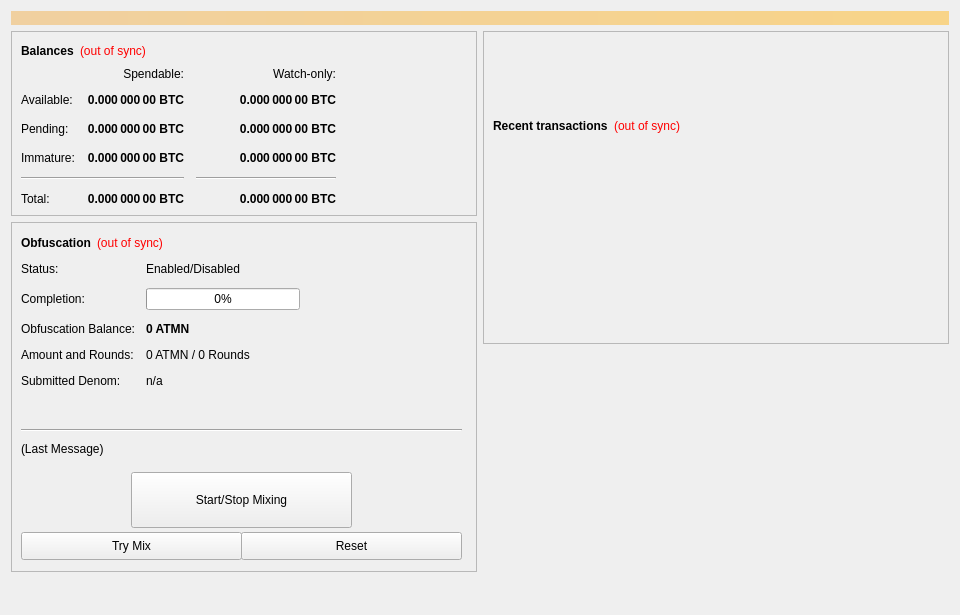
<?xml version="1.0" encoding="UTF-8"?>
<ui version="4.0">
 <class>OverviewPage</class>
 <widget class="QWidget" name="OverviewPage">
  <property name="geometry">
   <rect>
    <x>0</x>
    <y>0</y>
    <width>960</width>
    <height>615</height>
   </rect>
  </property>
  <property name="minimumSize">
   <size>
    <width>960</width>
    <height>0</height>
   </size>
  </property>
  <property name="windowTitle">
   <string>Form</string>
  </property>
  <layout class="QVBoxLayout" name="topLayout">
   <item>
    <widget class="QLabel" name="labelAlerts">
     <property name="visible">
      <bool>false</bool>
     </property>
     <property name="styleSheet">
      <string notr="true">background-color: qlineargradient(x1: 0, y1: 0, x2: 1, y2: 0, stop:0 #F0D0A0, stop:1 #F8D488); color:#000000;</string>
     </property>
     <property name="wordWrap">
      <bool>true</bool>
     </property>
     <property name="margin">
      <number>3</number>
     </property>
    </widget>
   </item>
   <item>
    <layout class="QHBoxLayout" name="horizontalLayout" stretch="1,1">
     <item>
      <layout class="QVBoxLayout" name="verticalLayout_2">
       <item>
        <widget class="QFrame" name="frame">
         <property name="frameShape">
          <enum>QFrame::StyledPanel</enum>
         </property>
         <property name="frameShadow">
          <enum>QFrame::Raised</enum>
         </property>
         <layout class="QVBoxLayout" name="verticalLayout_4">
          <item>
           <layout class="QHBoxLayout" name="horizontalLayout_4">
            <item>
             <widget class="QLabel" name="label_5">
              <property name="font">
               <font>
                <weight>75</weight>
                <bold>true</bold>
               </font>
              </property>
              <property name="text">
               <string>Balances</string>
              </property>
             </widget>
            </item>
            <item>
             <widget class="QLabel" name="labelWalletStatus">
              <property name="cursor">
               <cursorShape>WhatsThisCursor</cursorShape>
              </property>
              <property name="toolTip">
               <string>The displayed information may be out of date. Your wallet automatically synchronizes with the antimony network after a connection is established, but this process has not completed yet.</string>
              </property>
              <property name="styleSheet">
               <string notr="true">QLabel { color: red; }</string>
              </property>
              <property name="text">
               <string notr="true">(out of sync)</string>
              </property>
              <property name="alignment">
               <set>Qt::AlignLeading|Qt::AlignLeft|Qt::AlignVCenter</set>
              </property>
             </widget>
            </item>
            <item>
             <spacer name="horizontalSpacer_3">
              <property name="orientation">
               <enum>Qt::Horizontal</enum>
              </property>
              <property name="sizeHint" stdset="0">
               <size>
                <width>40</width>
                <height>20</height>
               </size>
              </property>
             </spacer>
            </item>
           </layout>
          </item>
          <item>
           <layout class="QGridLayout" name="gridLayout">
            <property name="spacing">
             <number>12</number>
            </property>
            <item row="2" column="2">
             <widget class="QLabel" name="labelWatchPending">
              <property name="font">
               <font>
                <weight>75</weight>
                <bold>true</bold>
               </font>
              </property>
              <property name="cursor">
               <cursorShape>IBeamCursor</cursorShape>
              </property>
              <property name="toolTip">
               <string>Unconfirmed transactions to watch-only addresses</string>
              </property>
              <property name="text">
               <string notr="true">0.000 000 00 BTC</string>
              </property>
              <property name="alignment">
               <set>Qt::AlignRight|Qt::AlignTrailing|Qt::AlignVCenter</set>
              </property>
              <property name="textInteractionFlags">
               <set>Qt::LinksAccessibleByMouse|Qt::TextSelectableByKeyboard|Qt::TextSelectableByMouse</set>
              </property>
             </widget>
            </item>
            <item row="2" column="1">
             <widget class="QLabel" name="labelUnconfirmed">
              <property name="font">
               <font>
                <weight>75</weight>
                <bold>true</bold>
               </font>
              </property>
              <property name="cursor">
               <cursorShape>IBeamCursor</cursorShape>
              </property>
              <property name="toolTip">
               <string>Total of transactions that have yet to be confirmed, and do not yet count toward the spendable balance</string>
              </property>
              <property name="text">
               <string notr="true">0.000 000 00 BTC</string>
              </property>
              <property name="alignment">
               <set>Qt::AlignRight|Qt::AlignTrailing|Qt::AlignVCenter</set>
              </property>
              <property name="textInteractionFlags">
               <set>Qt::LinksAccessibleByMouse|Qt::TextSelectableByKeyboard|Qt::TextSelectableByMouse</set>
              </property>
             </widget>
            </item>
            <item row="3" column="2">
             <widget class="QLabel" name="labelWatchImmature">
              <property name="font">
               <font>
                <weight>75</weight>
                <bold>true</bold>
               </font>
              </property>
              <property name="cursor">
               <cursorShape>IBeamCursor</cursorShape>
              </property>
              <property name="toolTip">
               <string>Staked or masternode rewards in watch-only addresses that has not yet matured</string>
              </property>
              <property name="text">
               <string notr="true">0.000 000 00 BTC</string>
              </property>
              <property name="alignment">
               <set>Qt::AlignRight|Qt::AlignTrailing|Qt::AlignVCenter</set>
              </property>
              <property name="textInteractionFlags">
               <set>Qt::LinksAccessibleByMouse|Qt::TextSelectableByKeyboard|Qt::TextSelectableByMouse</set>
              </property>
             </widget>
            </item>
            <item row="4" column="0" colspan="2">
             <widget class="Line" name="lineSpendableBalance">
              <property name="orientation">
               <enum>Qt::Horizontal</enum>
              </property>
             </widget>
            </item>
            <item row="4" column="2">
             <widget class="Line" name="lineWatchBalance">
              <property name="sizePolicy">
               <sizepolicy hsizetype="Preferred" vsizetype="Fixed">
                <horstretch>0</horstretch>
                <verstretch>0</verstretch>
               </sizepolicy>
              </property>
              <property name="minimumSize">
               <size>
                <width>140</width>
                <height>0</height>
               </size>
              </property>
              <property name="orientation">
               <enum>Qt::Horizontal</enum>
              </property>
             </widget>
            </item>
            <item row="5" column="0">
             <widget class="QLabel" name="labelTotalText">
              <property name="text">
               <string>Total:</string>
              </property>
             </widget>
            </item>
            <item row="3" column="1">
             <widget class="QLabel" name="labelImmature">
              <property name="font">
               <font>
                <weight>75</weight>
                <bold>true</bold>
               </font>
              </property>
              <property name="cursor">
               <cursorShape>IBeamCursor</cursorShape>
              </property>
              <property name="toolTip">
               <string>Staked or masternode rewards that has not yet matured</string>
              </property>
              <property name="text">
               <string notr="true">0.000 000 00 BTC</string>
              </property>
              <property name="alignment">
               <set>Qt::AlignRight|Qt::AlignTrailing|Qt::AlignVCenter</set>
              </property>
              <property name="textInteractionFlags">
               <set>Qt::LinksAccessibleByMouse|Qt::TextSelectableByKeyboard|Qt::TextSelectableByMouse</set>
              </property>
             </widget>
            </item>
            <item row="2" column="3">
             <spacer name="horizontalSpacer_2">
              <property name="orientation">
               <enum>Qt::Horizontal</enum>
              </property>
              <property name="sizeHint" stdset="0">
               <size>
                <width>40</width>
                <height>20</height>
               </size>
              </property>
             </spacer>
            </item>
            <item row="3" column="0">
             <widget class="QLabel" name="labelImmatureText">
              <property name="text">
               <string>Immature:</string>
              </property>
             </widget>
            </item>
            <item row="5" column="1">
             <widget class="QLabel" name="labelTotal">
              <property name="font">
               <font>
                <weight>75</weight>
                <bold>true</bold>
               </font>
              </property>
              <property name="cursor">
               <cursorShape>IBeamCursor</cursorShape>
              </property>
              <property name="toolTip">
               <string>Your current total balance</string>
              </property>
              <property name="text">
               <string notr="true">0.000 000 00 BTC</string>
              </property>
              <property name="alignment">
               <set>Qt::AlignRight|Qt::AlignTrailing|Qt::AlignVCenter</set>
              </property>
              <property name="textInteractionFlags">
               <set>Qt::LinksAccessibleByMouse|Qt::TextSelectableByKeyboard|Qt::TextSelectableByMouse</set>
              </property>
             </widget>
            </item>
            <item row="5" column="2">
             <widget class="QLabel" name="labelWatchTotal">
              <property name="font">
               <font>
                <weight>75</weight>
                <bold>true</bold>
               </font>
              </property>
              <property name="cursor">
               <cursorShape>IBeamCursor</cursorShape>
              </property>
              <property name="toolTip">
               <string>Current total balance in watch-only addresses</string>
              </property>
              <property name="text">
               <string notr="true">0.000 000 00 BTC</string>
              </property>
              <property name="alignment">
               <set>Qt::AlignRight|Qt::AlignTrailing|Qt::AlignVCenter</set>
              </property>
              <property name="textInteractionFlags">
               <set>Qt::LinksAccessibleByMouse|Qt::TextSelectableByKeyboard|Qt::TextSelectableByMouse</set>
              </property>
             </widget>
            </item>
            <item row="0" column="2">
             <widget class="QLabel" name="labelWatchonly">
              <property name="text">
               <string>Watch-only:</string>
              </property>
              <property name="alignment">
               <set>Qt::AlignRight|Qt::AlignTrailing|Qt::AlignVCenter</set>
              </property>
             </widget>
            </item>
            <item row="1" column="0">
             <widget class="QLabel" name="labelBalanceText">
              <property name="text">
               <string>Available:</string>
              </property>
             </widget>
            </item>
            <item row="1" column="1">
             <widget class="QLabel" name="labelBalance">
              <property name="font">
               <font>
                <weight>75</weight>
                <bold>true</bold>
               </font>
              </property>
              <property name="cursor">
               <cursorShape>IBeamCursor</cursorShape>
              </property>
              <property name="toolTip">
               <string>Your current spendable balance</string>
              </property>
              <property name="text">
               <string notr="true">0.000 000 00 BTC</string>
              </property>
              <property name="alignment">
               <set>Qt::AlignRight|Qt::AlignTrailing|Qt::AlignVCenter</set>
              </property>
              <property name="textInteractionFlags">
               <set>Qt::LinksAccessibleByMouse|Qt::TextSelectableByKeyboard|Qt::TextSelectableByMouse</set>
              </property>
             </widget>
            </item>
            <item row="1" column="2">
             <widget class="QLabel" name="labelWatchAvailable">
              <property name="font">
               <font>
                <weight>75</weight>
                <bold>true</bold>
               </font>
              </property>
              <property name="cursor">
               <cursorShape>IBeamCursor</cursorShape>
              </property>
              <property name="toolTip">
               <string>Your current balance in watch-only addresses</string>
              </property>
              <property name="text">
               <string notr="true">0.000 000 00 BTC</string>
              </property>
              <property name="alignment">
               <set>Qt::AlignRight|Qt::AlignTrailing|Qt::AlignVCenter</set>
              </property>
              <property name="textInteractionFlags">
               <set>Qt::LinksAccessibleByMouse|Qt::TextSelectableByKeyboard|Qt::TextSelectableByMouse</set>
              </property>
             </widget>
            </item>
            <item row="2" column="0">
             <widget class="QLabel" name="labelPendingText">
              <property name="text">
               <string>Pending:</string>
              </property>
             </widget>
            </item>
            <item row="0" column="1">
             <widget class="QLabel" name="labelSpendable">
              <property name="text">
               <string>Spendable:</string>
              </property>
              <property name="alignment">
               <set>Qt::AlignRight|Qt::AlignTrailing|Qt::AlignVCenter</set>
              </property>
             </widget>
            </item>
           </layout>
          </item>
         </layout>
        </widget>
       </item>
       <item>
        <widget class="QFrame" name="frameObfuscation">
         <property name="minimumSize">
          <size>
           <width>0</width>
           <height>350</height>
          </size>
         </property>
         <property name="layoutDirection">
          <enum>Qt::LeftToRight</enum>
         </property>
         <property name="frameShape">
          <enum>QFrame::StyledPanel</enum>
         </property>
         <property name="frameShadow">
          <enum>QFrame::Raised</enum>
         </property>
         <widget class="QWidget" name="formLayoutWidget">
          <property name="geometry">
           <rect>
            <x>10</x>
            <y>40</y>
            <width>451</width>
            <height>161</height>
           </rect>
          </property>
          <layout class="QFormLayout" name="formLayout">
           <property name="fieldGrowthPolicy">
            <enum>QFormLayout::AllNonFixedFieldsGrow</enum>
           </property>
           <property name="horizontalSpacing">
            <number>11</number>
           </property>
           <property name="verticalSpacing">
            <number>12</number>
           </property>
           <item row="0" column="0">
            <widget class="QLabel" name="label_6">
             <property name="text">
              <string>Status:</string>
             </property>
            </widget>
           </item>
           <item row="1" column="0">
            <widget class="QLabel" name="label_7">
             <property name="text">
              <string>Completion:</string>
             </property>
            </widget>
           </item>
           <item row="1" column="1">
            <widget class="QProgressBar" name="obfuscationProgress">
             <property name="maximumSize">
              <size>
               <width>154</width>
               <height>16777215</height>
              </size>
             </property>
             <property name="value">
              <number>0</number>
             </property>
            </widget>
           </item>
           <item row="2" column="0">
            <widget class="QLabel" name="labelAnonymizedText">
             <property name="text">
              <string>Obfuscation Balance:</string>
             </property>
            </widget>
           </item>
           <item row="2" column="1">
            <widget class="QLabel" name="labelAnonymized">
             <property name="font">
              <font>
               <weight>75</weight>
               <bold>true</bold>
              </font>
             </property>
             <property name="text">
              <string notr="true">0 ATMN</string>
             </property>
            </widget>
           </item>
           <item row="3" column="0">
            <widget class="QLabel" name="label_8">
             <property name="text">
              <string>Amount and Rounds:</string>
             </property>
            </widget>
           </item>
           <item row="3" column="1">
            <widget class="QLabel" name="labelAmountRounds">
             <property name="text">
              <string>0 ATMN / 0 Rounds</string>
             </property>
            </widget>
           </item>
           <item row="4" column="0">
            <widget class="QLabel" name="label_9">
             <property name="text">
              <string>Submitted Denom:</string>
             </property>
            </widget>
           </item>
           <item row="4" column="1">
            <widget class="QLabel" name="labelSubmittedDenom">
             <property name="toolTip">
              <string>The denominations you submitted to the Masternode.&lt;br&gt;To mix, other users must submit the exact same denominations.</string>
             </property>
             <property name="text">
              <string>n/a</string>
             </property>
            </widget>
           </item>
           <item row="0" column="1">
            <widget class="QLabel" name="obfuscationEnabled">
             <property name="text">
              <string>Enabled/Disabled</string>
             </property>
            </widget>
           </item>
          </layout>
         </widget>
         <widget class="QPushButton" name="runAutoDenom">
          <property name="geometry">
           <rect>
            <x>251</x>
            <y>17</y>
            <width>1</width>
            <height>1</height>
           </rect>
          </property>
          <property name="palette">
           <palette>
            <active>
             <colorrole role="WindowText">
              <brush brushstyle="SolidPattern">
               <color alpha="255">
                <red>0</red>
                <green>0</green>
                <blue>0</blue>
               </color>
              </brush>
             </colorrole>
             <colorrole role="Button">
              <brush brushstyle="SolidPattern">
               <color alpha="255">
                <red>239</red>
                <green>238</green>
                <blue>238</blue>
               </color>
              </brush>
             </colorrole>
             <colorrole role="Light">
              <brush brushstyle="SolidPattern">
               <color alpha="255">
                <red>255</red>
                <green>255</green>
                <blue>255</blue>
               </color>
              </brush>
             </colorrole>
             <colorrole role="Midlight">
              <brush brushstyle="SolidPattern">
               <color alpha="255">
                <red>247</red>
                <green>246</green>
                <blue>246</blue>
               </color>
              </brush>
             </colorrole>
             <colorrole role="Dark">
              <brush brushstyle="SolidPattern">
               <color alpha="255">
                <red>119</red>
                <green>119</green>
                <blue>119</blue>
               </color>
              </brush>
             </colorrole>
             <colorrole role="Mid">
              <brush brushstyle="SolidPattern">
               <color alpha="255">
                <red>159</red>
                <green>159</green>
                <blue>159</blue>
               </color>
              </brush>
             </colorrole>
             <colorrole role="Text">
              <brush brushstyle="SolidPattern">
               <color alpha="255">
                <red>0</red>
                <green>0</green>
                <blue>0</blue>
               </color>
              </brush>
             </colorrole>
             <colorrole role="BrightText">
              <brush brushstyle="SolidPattern">
               <color alpha="255">
                <red>255</red>
                <green>255</green>
                <blue>255</blue>
               </color>
              </brush>
             </colorrole>
             <colorrole role="ButtonText">
              <brush brushstyle="SolidPattern">
               <color alpha="255">
                <red>0</red>
                <green>0</green>
                <blue>0</blue>
               </color>
              </brush>
             </colorrole>
             <colorrole role="Base">
              <brush brushstyle="SolidPattern">
               <color alpha="255">
                <red>255</red>
                <green>255</green>
                <blue>255</blue>
               </color>
              </brush>
             </colorrole>
             <colorrole role="Window">
              <brush brushstyle="SolidPattern">
               <color alpha="255">
                <red>239</red>
                <green>238</green>
                <blue>238</blue>
               </color>
              </brush>
             </colorrole>
             <colorrole role="Shadow">
              <brush brushstyle="SolidPattern">
               <color alpha="255">
                <red>0</red>
                <green>0</green>
                <blue>0</blue>
               </color>
              </brush>
             </colorrole>
             <colorrole role="AlternateBase">
              <brush brushstyle="SolidPattern">
               <color alpha="255">
                <red>247</red>
                <green>246</green>
                <blue>246</blue>
               </color>
              </brush>
             </colorrole>
             <colorrole role="ToolTipBase">
              <brush brushstyle="SolidPattern">
               <color alpha="255">
                <red>255</red>
                <green>255</green>
                <blue>220</blue>
               </color>
              </brush>
             </colorrole>
             <colorrole role="ToolTipText">
              <brush brushstyle="SolidPattern">
               <color alpha="255">
                <red>0</red>
                <green>0</green>
                <blue>0</blue>
               </color>
              </brush>
             </colorrole>
            </active>
            <inactive>
             <colorrole role="WindowText">
              <brush brushstyle="SolidPattern">
               <color alpha="255">
                <red>0</red>
                <green>0</green>
                <blue>0</blue>
               </color>
              </brush>
             </colorrole>
             <colorrole role="Button">
              <brush brushstyle="SolidPattern">
               <color alpha="255">
                <red>239</red>
                <green>238</green>
                <blue>238</blue>
               </color>
              </brush>
             </colorrole>
             <colorrole role="Light">
              <brush brushstyle="SolidPattern">
               <color alpha="255">
                <red>255</red>
                <green>255</green>
                <blue>255</blue>
               </color>
              </brush>
             </colorrole>
             <colorrole role="Midlight">
              <brush brushstyle="SolidPattern">
               <color alpha="255">
                <red>247</red>
                <green>246</green>
                <blue>246</blue>
               </color>
              </brush>
             </colorrole>
             <colorrole role="Dark">
              <brush brushstyle="SolidPattern">
               <color alpha="255">
                <red>119</red>
                <green>119</green>
                <blue>119</blue>
               </color>
              </brush>
             </colorrole>
             <colorrole role="Mid">
              <brush brushstyle="SolidPattern">
               <color alpha="255">
                <red>159</red>
                <green>159</green>
                <blue>159</blue>
               </color>
              </brush>
             </colorrole>
             <colorrole role="Text">
              <brush brushstyle="SolidPattern">
               <color alpha="255">
                <red>0</red>
                <green>0</green>
                <blue>0</blue>
               </color>
              </brush>
             </colorrole>
             <colorrole role="BrightText">
              <brush brushstyle="SolidPattern">
               <color alpha="255">
                <red>255</red>
                <green>255</green>
                <blue>255</blue>
               </color>
              </brush>
             </colorrole>
             <colorrole role="ButtonText">
              <brush brushstyle="SolidPattern">
               <color alpha="255">
                <red>0</red>
                <green>0</green>
                <blue>0</blue>
               </color>
              </brush>
             </colorrole>
             <colorrole role="Base">
              <brush brushstyle="SolidPattern">
               <color alpha="255">
                <red>255</red>
                <green>255</green>
                <blue>255</blue>
               </color>
              </brush>
             </colorrole>
             <colorrole role="Window">
              <brush brushstyle="SolidPattern">
               <color alpha="255">
                <red>239</red>
                <green>238</green>
                <blue>238</blue>
               </color>
              </brush>
             </colorrole>
             <colorrole role="Shadow">
              <brush brushstyle="SolidPattern">
               <color alpha="255">
                <red>0</red>
                <green>0</green>
                <blue>0</blue>
               </color>
              </brush>
             </colorrole>
             <colorrole role="AlternateBase">
              <brush brushstyle="SolidPattern">
               <color alpha="255">
                <red>247</red>
                <green>246</green>
                <blue>246</blue>
               </color>
              </brush>
             </colorrole>
             <colorrole role="ToolTipBase">
              <brush brushstyle="SolidPattern">
               <color alpha="255">
                <red>255</red>
                <green>255</green>
                <blue>220</blue>
               </color>
              </brush>
             </colorrole>
             <colorrole role="ToolTipText">
              <brush brushstyle="SolidPattern">
               <color alpha="255">
                <red>0</red>
                <green>0</green>
                <blue>0</blue>
               </color>
              </brush>
             </colorrole>
            </inactive>
            <disabled>
             <colorrole role="WindowText">
              <brush brushstyle="SolidPattern">
               <color alpha="255">
                <red>119</red>
                <green>119</green>
                <blue>119</blue>
               </color>
              </brush>
             </colorrole>
             <colorrole role="Button">
              <brush brushstyle="SolidPattern">
               <color alpha="255">
                <red>239</red>
                <green>238</green>
                <blue>238</blue>
               </color>
              </brush>
             </colorrole>
             <colorrole role="Light">
              <brush brushstyle="SolidPattern">
               <color alpha="255">
                <red>255</red>
                <green>255</green>
                <blue>255</blue>
               </color>
              </brush>
             </colorrole>
             <colorrole role="Midlight">
              <brush brushstyle="SolidPattern">
               <color alpha="255">
                <red>247</red>
                <green>246</green>
                <blue>246</blue>
               </color>
              </brush>
             </colorrole>
             <colorrole role="Dark">
              <brush brushstyle="SolidPattern">
               <color alpha="255">
                <red>119</red>
                <green>119</green>
                <blue>119</blue>
               </color>
              </brush>
             </colorrole>
             <colorrole role="Mid">
              <brush brushstyle="SolidPattern">
               <color alpha="255">
                <red>159</red>
                <green>159</green>
                <blue>159</blue>
               </color>
              </brush>
             </colorrole>
             <colorrole role="Text">
              <brush brushstyle="SolidPattern">
               <color alpha="255">
                <red>119</red>
                <green>119</green>
                <blue>119</blue>
               </color>
              </brush>
             </colorrole>
             <colorrole role="BrightText">
              <brush brushstyle="SolidPattern">
               <color alpha="255">
                <red>255</red>
                <green>255</green>
                <blue>255</blue>
               </color>
              </brush>
             </colorrole>
             <colorrole role="ButtonText">
              <brush brushstyle="SolidPattern">
               <color alpha="255">
                <red>119</red>
                <green>119</green>
                <blue>119</blue>
               </color>
              </brush>
             </colorrole>
             <colorrole role="Base">
              <brush brushstyle="SolidPattern">
               <color alpha="255">
                <red>239</red>
                <green>238</green>
                <blue>238</blue>
               </color>
              </brush>
             </colorrole>
             <colorrole role="Window">
              <brush brushstyle="SolidPattern">
               <color alpha="255">
                <red>239</red>
                <green>238</green>
                <blue>238</blue>
               </color>
              </brush>
             </colorrole>
             <colorrole role="Shadow">
              <brush brushstyle="SolidPattern">
               <color alpha="255">
                <red>0</red>
                <green>0</green>
                <blue>0</blue>
               </color>
              </brush>
             </colorrole>
             <colorrole role="AlternateBase">
              <brush brushstyle="SolidPattern">
               <color alpha="255">
                <red>239</red>
                <green>238</green>
                <blue>238</blue>
               </color>
              </brush>
             </colorrole>
             <colorrole role="ToolTipBase">
              <brush brushstyle="SolidPattern">
               <color alpha="255">
                <red>255</red>
                <green>255</green>
                <blue>220</blue>
               </color>
              </brush>
             </colorrole>
             <colorrole role="ToolTipText">
              <brush brushstyle="SolidPattern">
               <color alpha="255">
                <red>0</red>
                <green>0</green>
                <blue>0</blue>
               </color>
              </brush>
             </colorrole>
            </disabled>
           </palette>
          </property>
          <property name="focusPolicy">
           <enum>Qt::NoFocus</enum>
          </property>
          <property name="autoFillBackground">
           <bool>true</bool>
          </property>
          <property name="text">
           <string/>
          </property>
          <property name="flat">
           <bool>true</bool>
          </property>
         </widget>
         <widget class="QPushButton" name="toggleObfuscation">
          <property name="geometry">
           <rect>
            <x>120</x>
            <y>250</y>
            <width>221</width>
            <height>56</height>
           </rect>
          </property>
          <property name="sizePolicy">
           <sizepolicy hsizetype="MinimumExpanding" vsizetype="Fixed">
            <horstretch>0</horstretch>
            <verstretch>0</verstretch>
           </sizepolicy>
          </property>
          <property name="text">
           <string>Start/Stop Mixing</string>
          </property>
          <property name="icon">
           <iconset resource="../antimony.qrc">
            <normaloff>:/icons/obfuscation</normaloff>:/icons/obfuscation</iconset>
          </property>
         </widget>
         <widget class="Line" name="lineLastMessage">
          <property name="geometry">
           <rect>
            <x>10</x>
            <y>200</y>
            <width>441</width>
            <height>16</height>
           </rect>
          </property>
          <property name="orientation">
           <enum>Qt::Horizontal</enum>
          </property>
         </widget>
         <widget class="QLabel" name="obfuscationStatus">
          <property name="geometry">
           <rect>
            <x>10</x>
            <y>220</y>
            <width>451</width>
            <height>61</height>
           </rect>
          </property>
          <property name="minimumSize">
           <size>
            <width>288</width>
            <height>43</height>
           </size>
          </property>
          <property name="text">
           <string>(Last Message)</string>
          </property>
          <property name="alignment">
           <set>Qt::AlignLeading|Qt::AlignLeft|Qt::AlignTop</set>
          </property>
          <property name="wordWrap">
           <bool>true</bool>
          </property>
         </widget>
         <widget class="QPushButton" name="obfuscationAuto">
          <property name="geometry">
           <rect>
            <x>10</x>
            <y>310</y>
            <width>221</width>
            <height>28</height>
           </rect>
          </property>
          <property name="sizePolicy">
           <sizepolicy hsizetype="MinimumExpanding" vsizetype="Fixed">
            <horstretch>0</horstretch>
            <verstretch>0</verstretch>
           </sizepolicy>
          </property>
          <property name="toolTip">
           <string>Try to manually submit a Obfuscation request.</string>
          </property>
          <property name="text">
           <string>Try Mix</string>
          </property>
         </widget>
         <widget class="QPushButton" name="obfuscationReset">
          <property name="geometry">
           <rect>
            <x>230</x>
            <y>310</y>
            <width>221</width>
            <height>28</height>
           </rect>
          </property>
          <property name="sizePolicy">
           <sizepolicy hsizetype="MinimumExpanding" vsizetype="Fixed">
            <horstretch>0</horstretch>
            <verstretch>0</verstretch>
           </sizepolicy>
          </property>
          <property name="toolTip">
           <string>Reset the current status of Obfuscation (can interrupt Obfuscation if it's in the process of Mixing, which can cost you money!)</string>
          </property>
          <property name="autoFillBackground">
           <bool>false</bool>
          </property>
          <property name="text">
           <string>Reset</string>
          </property>
         </widget>
         <widget class="QWidget" name="layoutWidget">
          <property name="geometry">
           <rect>
            <x>10</x>
            <y>10</y>
            <width>431</width>
            <height>22</height>
           </rect>
          </property>
          <layout class="QHBoxLayout" name="horizontalLayout_5">
           <item>
            <widget class="QLabel" name="label_2">
             <property name="font">
              <font>
               <weight>75</weight>
               <bold>true</bold>
              </font>
             </property>
             <property name="text">
              <string>Obfuscation</string>
             </property>
            </widget>
           </item>
           <item>
            <widget class="QLabel" name="labelObfuscationSyncStatus">
             <property name="toolTip">
              <string>The displayed information may be out of date. Your wallet automatically synchronizes with the antimony network after a connection is established, but this process has not completed yet.</string>
             </property>
             <property name="styleSheet">
              <string notr="true">QLabel { color: red; }</string>
             </property>
             <property name="text">
              <string notr="true">(out of sync)</string>
             </property>
             <property name="alignment">
              <set>Qt::AlignLeading|Qt::AlignLeft|Qt::AlignVCenter</set>
             </property>
            </widget>
           </item>
           <item>
            <spacer name="horizontalSpacer_4">
             <property name="orientation">
              <enum>Qt::Horizontal</enum>
             </property>
             <property name="sizeHint" stdset="0">
              <size>
               <width>40</width>
               <height>20</height>
              </size>
             </property>
            </spacer>
           </item>
          </layout>
         </widget>
        </widget>
       </item>
       <item>
        <spacer name="verticalSpacer">
         <property name="orientation">
          <enum>Qt::Vertical</enum>
         </property>
         <property name="sizeHint" stdset="0">
          <size>
           <width>20</width>
           <height>40</height>
          </size>
         </property>
        </spacer>
       </item>
      </layout>
     </item>
     <item>
      <layout class="QVBoxLayout" name="verticalLayout_3">
       <item>
        <widget class="QFrame" name="frame_2">
         <property name="frameShape">
          <enum>QFrame::StyledPanel</enum>
         </property>
         <property name="frameShadow">
          <enum>QFrame::Raised</enum>
         </property>
         <layout class="QVBoxLayout" name="verticalLayout">
          <item>
           <spacer name="verticalSpacer_3">
            <property name="orientation">
             <enum>Qt::Vertical</enum>
            </property>
            <property name="sizeType">
             <enum>QSizePolicy::Fixed</enum>
            </property>
            <property name="sizeHint" stdset="0">
             <size>
              <width>20</width>
              <height>75</height>
             </size>
            </property>
           </spacer>
          </item>
          <item>
           <layout class="QHBoxLayout" name="horizontalLayout_2">
            <item>
             <widget class="QLabel" name="label_4">
              <property name="font">
               <font>
                <weight>75</weight>
                <bold>true</bold>
               </font>
              </property>
              <property name="text">
               <string>Recent transactions</string>
              </property>
             </widget>
            </item>
            <item>
             <widget class="QLabel" name="labelTransactionsStatus">
              <property name="cursor">
               <cursorShape>WhatsThisCursor</cursorShape>
              </property>
              <property name="toolTip">
               <string>The displayed information may be out of date. Your wallet automatically synchronizes with the antimony network after a connection is established, but this process has not completed yet.</string>
              </property>
              <property name="styleSheet">
               <string notr="true">QLabel { color: red; }</string>
              </property>
              <property name="text">
               <string notr="true">(out of sync)</string>
              </property>
              <property name="alignment">
               <set>Qt::AlignRight|Qt::AlignTrailing|Qt::AlignVCenter</set>
              </property>
             </widget>
            </item>
            <item>
             <spacer name="horizontalSpacer">
              <property name="orientation">
               <enum>Qt::Horizontal</enum>
              </property>
              <property name="sizeHint" stdset="0">
               <size>
                <width>40</width>
                <height>20</height>
               </size>
              </property>
             </spacer>
            </item>
           </layout>
          </item>
          <item>
           <widget class="QListView" name="listTransactions">
            <property name="styleSheet">
             <string notr="true">QListView { background: transparent; }</string>
            </property>
            <property name="frameShape">
             <enum>QFrame::NoFrame</enum>
            </property>
            <property name="verticalScrollBarPolicy">
             <enum>Qt::ScrollBarAlwaysOff</enum>
            </property>
            <property name="horizontalScrollBarPolicy">
             <enum>Qt::ScrollBarAlwaysOff</enum>
            </property>
            <property name="selectionMode">
             <enum>QAbstractItemView::NoSelection</enum>
            </property>
           </widget>
          </item>
         </layout>
        </widget>
       </item>
       <item>
        <spacer name="verticalSpacer_2">
         <property name="orientation">
          <enum>Qt::Vertical</enum>
         </property>
         <property name="sizeType">
          <enum>QSizePolicy::Expanding</enum>
         </property>
         <property name="sizeHint" stdset="0">
          <size>
           <width>20</width>
           <height>40</height>
          </size>
         </property>
        </spacer>
       </item>
      </layout>
     </item>
    </layout>
   </item>
  </layout>
 </widget>
 <resources/>
 <connections/>
</ui>
